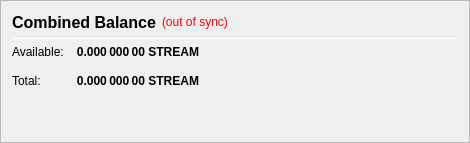
                   <widget class="QFrame" name="frame_CombinedBalances">
                    <property name="minimumSize">
                     <size>
                      <width>470</width>
                      <height>0</height>
                     </size>
                    </property>
                    <property name="frameShape">
                     <enum>QFrame::StyledPanel</enum>
                    </property>
                    <property name="frameShadow">
                     <enum>QFrame::Raised</enum>
                    </property>
                    <layout class="QVBoxLayout" name="verticalLayout_5">
                     <item>
                      <layout class="QHBoxLayout" name="horizontalLayout_5" stretch="0,0,0">
                       <item>
                        <widget class="QLabel" name="label_5z">
                         <property name="minimumSize">
                          <size>
                           <width>0</width>
                           <height>20</height>
                          </size>
                         </property>
                         <property name="font">
                          <font>
                           <pointsize>12</pointsize>
                           <weight>75</weight>
                           <bold>true</bold>
                          </font>
                         </property>
                         <property name="toolTip">
                          <string>Combined Balance (including unconfirmed and immature coins)</string>
                         </property>
                         <property name="text">
                          <string>Combined Balance</string>
                         </property>
                        </widget>
                       </item>
                       <item>
                        <widget class="QLabel" name="labelWalletStatus">
                         <property name="cursor">
                          <cursorShape>WhatsThisCursor</cursorShape>
                         </property>
                         <property name="toolTip">
                          <string>The displayed information may be out of date. Your wallet automatically synchronizes with the StreamitCoin network after a connection is established, but this process has not completed yet.</string>
                         </property>
                         <property name="styleSheet">
                          <string notr="true">QLabel { color: red; }</string>
                         </property>
                         <property name="text">
                          <string notr="true">(out of sync)</string>
                         </property>
                         <property name="alignment">
                          <set>Qt::AlignLeading|Qt::AlignLeft|Qt::AlignVCenter</set>
                         </property>
                        </widget>
                       </item>
                       <item>
                        <spacer name="horizontalSpacer_1">
                         <property name="orientation">
                          <enum>Qt::Horizontal</enum>
                         </property>
                         <property name="sizeHint" stdset="0">
                          <size>
                           <width>40</width>
                           <height>20</height>
                          </size>
                         </property>
                        </spacer>
                       </item>
                      </layout>
                     </item>
                     <item>
                      <widget class="Line" name="line_CombinedBalance">
                       <property name="minimumSize">
                        <size>
                         <width>0</width>
                         <height>1</height>
                        </size>
                       </property>
                       <property name="maximumSize">
                        <size>
                         <width>16777215</width>
                         <height>1</height>
                        </size>
                       </property>
                       <property name="orientation">
                        <enum>Qt::Horizontal</enum>
                       </property>
                      </widget>
                     </item>
                     <item>
                      <layout class="QGridLayout" name="gridLayout_3">
                       <property name="spacing">
                        <number>12</number>
                       </property>
                       <item row="1" column="0">
                        <widget class="QLabel" name="labelBalanceTextz">
                         <property name="text">
                          <string>Available:</string>
                         </property>
                        </widget>
                       </item>
                       <item row="1" column="1">
                        <widget class="QLabel" name="labelBalancez">
                         <property name="font">
                          <font>
                           <weight>75</weight>
                           <bold>true</bold>
                          </font>
                         </property>
                         <property name="cursor">
                          <cursorShape>IBeamCursor</cursorShape>
                         </property>
                         <property name="toolTip">
                          <string>Your current spendable balance</string>
                         </property>
                         <property name="text">
                          <string notr="true">0.000 000 00 STREAM</string>
                         </property>
                         <property name="alignment">
                          <set>Qt::AlignRight|Qt::AlignTrailing|Qt::AlignVCenter</set>
                         </property>
                         <property name="textInteractionFlags">
                          <set>Qt::LinksAccessibleByMouse|Qt::TextSelectableByKeyboard|Qt::TextSelectableByMouse</set>
                         </property>
                        </widget>
                       </item>
                       <item row="2" column="0">
                        <widget class="QLabel" name="labelTotalTextz">
                         <property name="text">
                          <string>Total:</string>
                         </property>
                        </widget>
                       </item>
                       <item row="2" column="1">
                        <widget class="QLabel" name="labelTotalz">
                         <property name="font">
                          <font>
                           <weight>75</weight>
                           <bold>true</bold>
                          </font>
                         </property>
                         <property name="cursor">
                          <cursorShape>IBeamCursor</cursorShape>
                         </property>
                         <property name="toolTip">
                          <string>Total Balance, including all unavailable coins.</string>
                         </property>
                         <property name="text">
                          <string notr="true">0.000 000 00 STREAM</string>
                         </property>
                         <property name="alignment">
                          <set>Qt::AlignRight|Qt::AlignTrailing|Qt::AlignVCenter</set>
                         </property>
                         <property name="textInteractionFlags">
                          <set>Qt::LinksAccessibleByMouse|Qt::TextSelectableByKeyboard|Qt::TextSelectableByMouse</set>
                         </property>
                        </widget>
                       </item>
                       <item row="2" column="3">
                        <spacer name="horizontalSpacer_2">
                         <property name="orientation">
                          <enum>Qt::Horizontal</enum>
                         </property>
                         <property name="sizeHint" stdset="0">
                          <size>
                           <width>40</width>
                           <height>20</height>
                          </size>
                         </property>
                        </spacer>
                       </item>
                      </layout>
                     </item>
                     <item>
                      <spacer name="verticalSpacer_1">
                       <property name="orientation">
                        <enum>Qt::Vertical</enum>
                       </property>
                       <property name="sizeHint" stdset="0">
                        <size>
                         <width>20</width>
                         <height>40</height>
                        </size>
                       </property>
                      </spacer>
                     </item>
                    </layout>
                   </widget>
